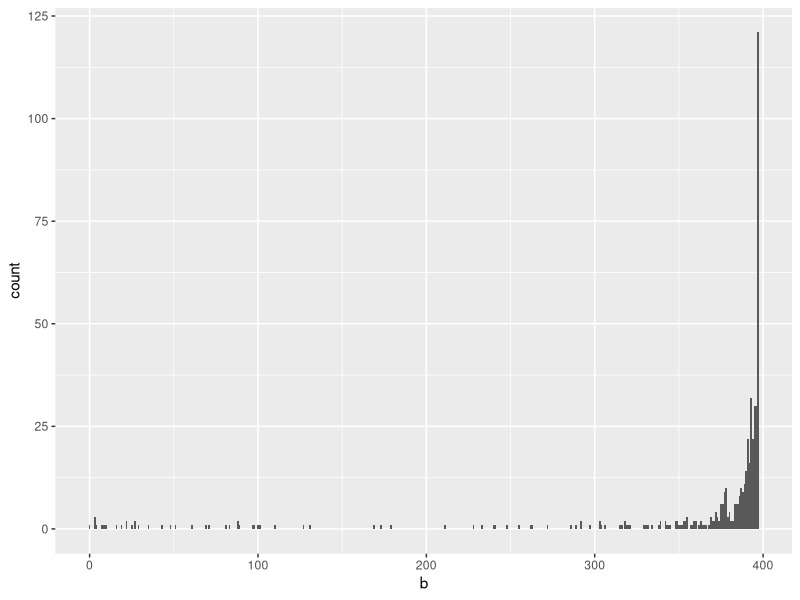
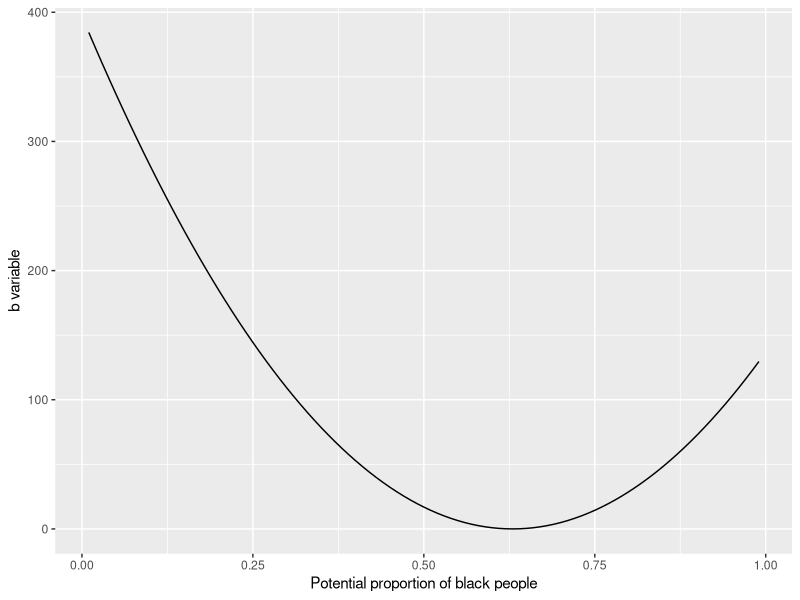
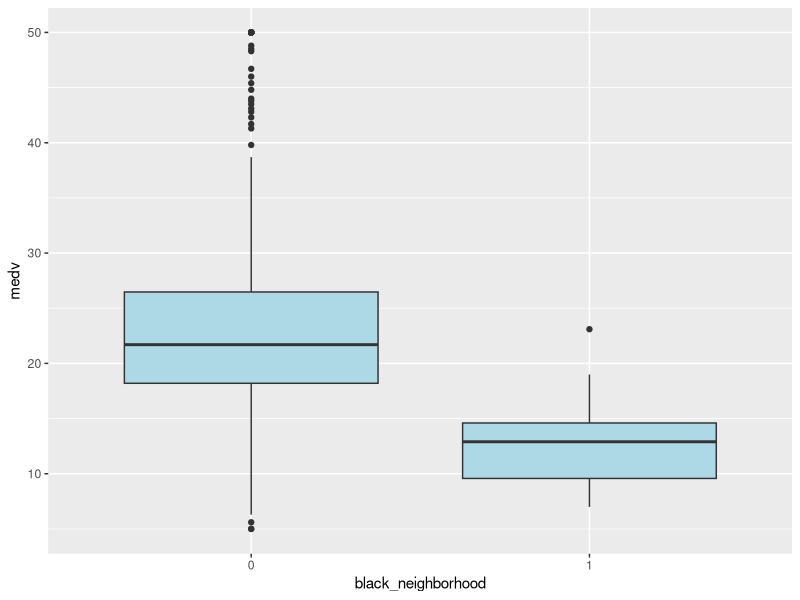
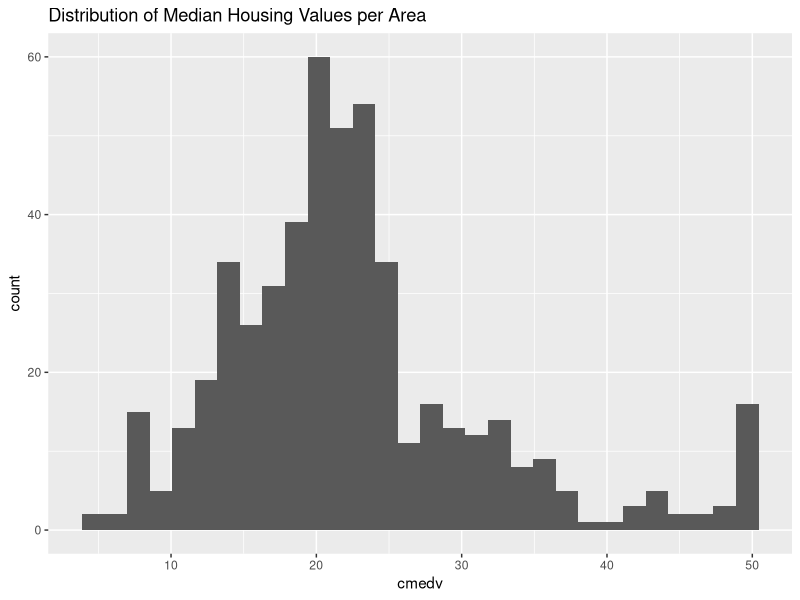
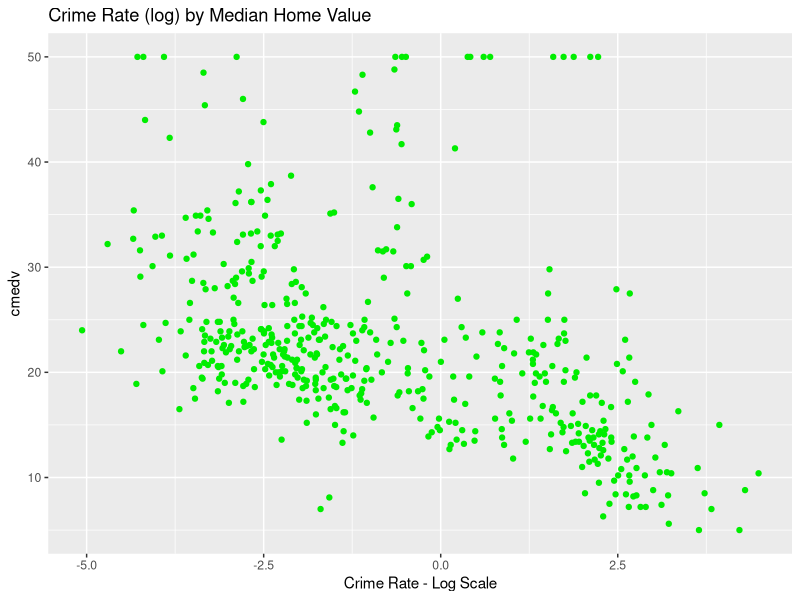
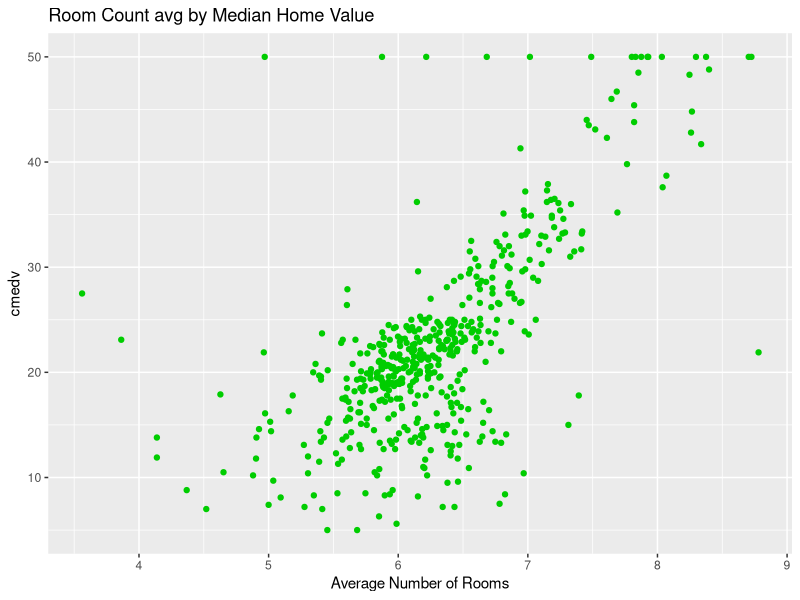
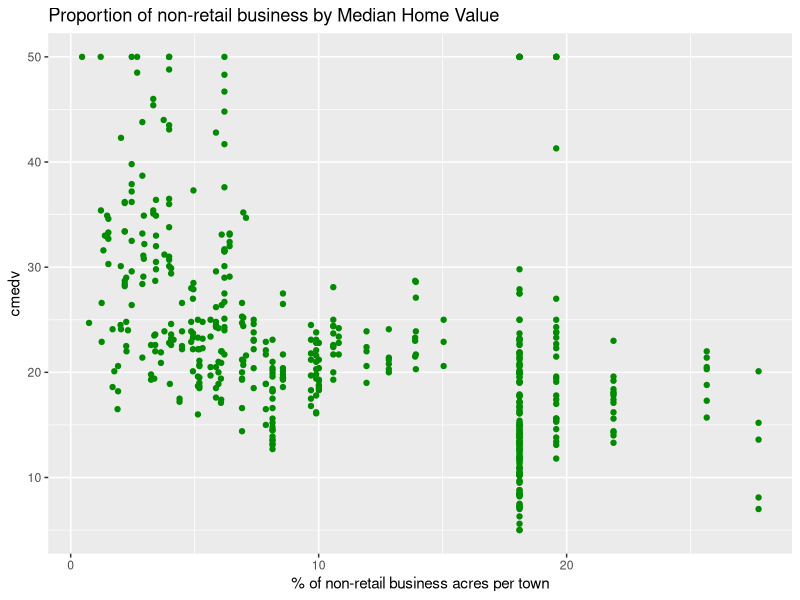
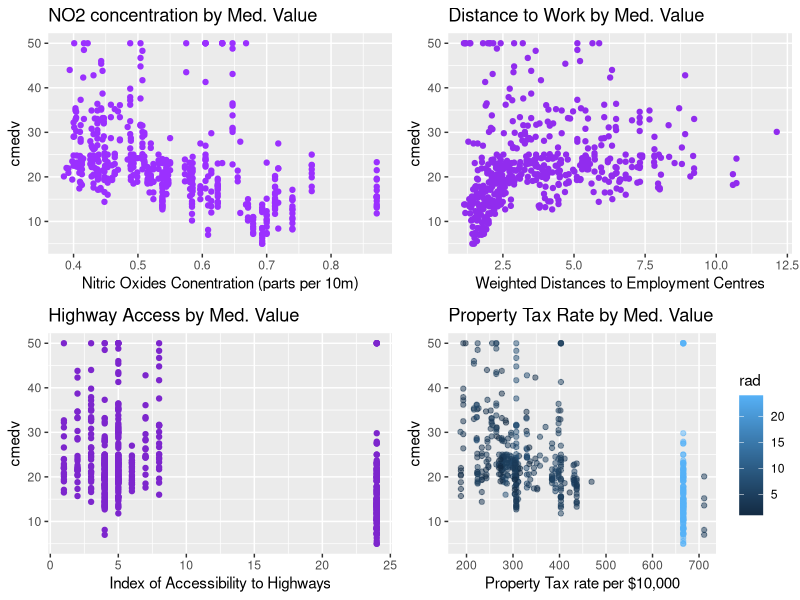

Generate these figures, in order, with R:
## ---- chunk 1
knitr::opts_chunk$set(echo = TRUE)
library(ggplot2)
library(dplyr)
# install.packages("gridExtra")
library(gridExtra)
## ---- chunk 2
# Download our dataset
library(mlbench)
data(BostonHousing2)
data <- BostonHousing2
head(data)
## ---- chunk 3
# plot the distribution on the "b" variable. 
ggplot(data, aes(x = b))+
  geom_histogram(binwidth = 1)
## ---- chunk 4
# Using the dataset's documentation, plot potential values for proportions of black people
# against each value of `data$b`. 
props <- c()
i <- .01
for(x in 1:99){
    props <- c(props,1000*(i-.63)**2 )
    i = i + .01
}
parab <- data.frame(props,seq(.01, .99, by=.01))
colnames(parab) = c('x','y')
ggplot(data = parab, aes(x=y, y=x ))+
  geom_line()+
  labs(x = "Potential proportion of black people", y='b variable')

## ---- chunk 5
# code to create binary black_neighborhood variable
data <- data %>% 
           mutate(black_neighborhood = (b <= 136.9) * 1)
# what % of our neighborhoods are black neighborhoods by this definition? 
sum(data$black_neighborhood)/nrow(data)
## ---- chunk 6
data$black_neighborhood <- as.factor(data$black_neighborhood)
# plot our new variable and the price distributions across it. 
ggplot(data, aes(x= black_neighborhood, y=medv))+
  geom_boxplot(fill="light blue")

## ---- chunk 7
ggplot(data, aes(x=cmedv))+
  geom_histogram()+
  labs(title = "Distribution of Median Housing Values per Area")
## ---- chunk 8
ggplot(data, aes(x = log(crim), y = cmedv))+
  geom_point(color = 'green2')+
  labs(title="Crime Rate (log) by Median Home Value",
       x = "Crime Rate - Log Scale")
## ---- chunk 9
ggplot(data, aes(x = rm, y = cmedv))+
  geom_point(color = 'green3')+
  labs(title="Room Count avg by Median Home Value",
       x = "Average Number of Rooms")
## ---- chunk 10
ggplot(data, aes(x = indus, y = cmedv))+
  geom_point(color = 'green4')+
  labs(title="Proportion of non-retail business by Median Home Value",
       x = "% of non-retail business acres per town")
## ---- chunk 11

p1 <- ggplot(data, aes(x = nox, y = cmedv))+
      geom_point(color = 'purple1')+
      labs(title="NO2 concentration by Med. Value",
           x = "Nitric Oxides Conentration (parts per 10m)")

p2 <- ggplot(data, aes(x = dis, y = cmedv))+
      geom_point(color = 'purple2')+
      labs(title="Distance to Work by Med. Value",
           x = "Weighted Distances to Employment Centres")

p3 <- ggplot(data, aes(x = rad, y = cmedv))+
      geom_point(color = 'purple3')+
      labs(title="Highway Access by Med. Value",
           x = "Index of Accessibility to Highways")

p4 <- ggplot(data, aes(x = tax, y = cmedv, color=rad))+
      geom_point(alpha=.5)+
      labs(title="Property Tax Rate by Med. Value",
           x = "Property Tax rate per $10,000")

# Proportions
p5 <- ggplot(data, aes(x = ptratio, y = cmedv))+
      geom_point(color = 'orange2')+
      labs(title="Student-Teacher Ratio by Med. Value",
           x = "Studnets per Teacher")

p6 <- ggplot(data, aes(x = age, y = cmedv))+
      geom_point(color = 'orange3')+
      labs(title="Age by Med. Value",
           x = "% of homes build prior to 1940")

p7 <- ggplot(data, aes(x = lstat, y = cmedv))+
  geom_point(color = 'orange4')+
  labs(title="% of Lower Class by Med. Value",
       x = "% of 'Lower Status' Citizens")

# Boolean Variables
p8 <- ggplot(data, aes(x = chas, y = cmedv))+
      geom_boxplot(fill = "lightblue2")+
      labs(title="House By the River (y/n) by Med. Value",
           x = "Homes Line Charles River")

grid.arrange(p1,p2,p3,p4,
  ncol = 2,
  clip = TRUE
)

grid.arrange(p5,p6,p7,p8,
  ncol = 2,
  clip = TRUE
)
